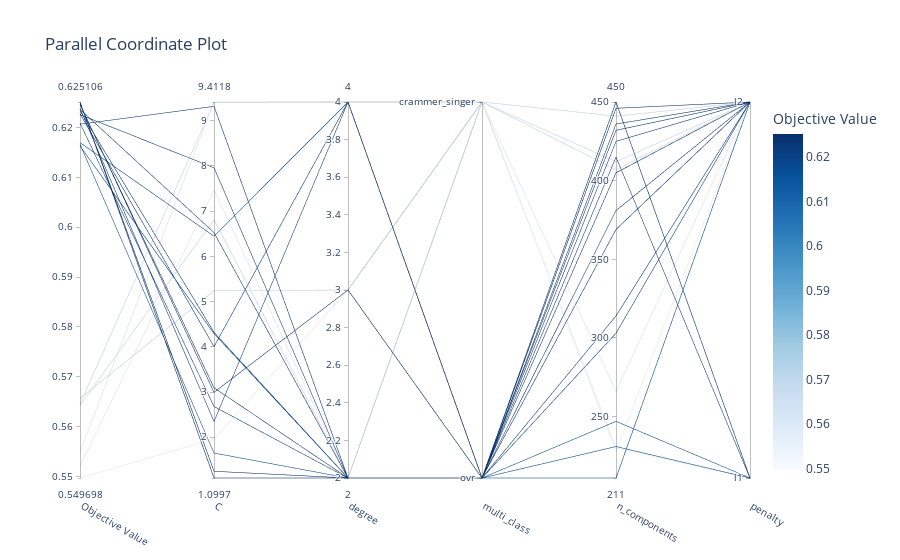

The code cell stored with this chart in its notebook:
### Markdown cell above
Influence des hyperparamètres sur la performance du modèle

### Code cell
optuna.visualization.plot_parallel_coordinate(study)

### Figure 1 — Plotly figure (JSON) as saved in the notebook; plotly's stock layout.template omitted (floating-point values rounded to 4 significant figures)
{"data": [{"dimensions": [{"label": "Objective Value", "range": [0.5497, 0.6251], "values": [0.617, 0.5521, 0.5656, 0.5497, 0.6209, 0.6206, 0.6247, 0.6238, 0.5643, 0.6166, 0.6163, 0.6246, 0.6234, 0.5645, 0.6226, 0.6236, 0.5549, 0.6228, 0.6251, 0.6251]}, {"label": "C", "range": [1.1, 9.412], "values": [6.446, 7.471, 5.237, 1.962, 2.679, 9.316, 2.992, 2.348, 6.81, 1.652, 4.291, 3.095, 4.32, 9.405, 7.958, 6.525, 9.412, 4.004, 1.1, 1.248]}, {"label": "degree", "range": [2, 4], "values": [4, 2, 3, 3, 2, 2, 3, 4, 2, 2, 2, 2, 2, 4, 2, 2, 4, 4, 2, 2]}, {"label": "multi_class", "range": [0, 1], "ticktext": ["ovr", "crammer_singer"], "tickvals": [0, 1], "values": [0, 1, 1, 1, 0, 0, 0, 0, 1, 0, 0, 0, 0, 1, 0, 0, 1, 0, 0, 0]}, {"label": "n_components", "range": [211, 450], "values": [247, 230, 441, 228, 314, 303, 425, 415, 407, 231, 211, 432, 450, 412, 369, 405, 266, 381, 446, 436]}, {"label": "penalty", "range": [0, 1], "ticktext": ["l1", "l2"], "tickvals": [0, 1], "values": [0, 0, 1, 1, 1, 1, 1, 0, 1, 0, 1, 1, 0, 1, 1, 1, 1, 1, 1, 1]}], "labelangle": 30, "labelside": "bottom", "line": {"color": [0.617, 0.5521, 0.5656, 0.5497, 0.6209, 0.6206, 0.6247, 0.6238, 0.5643, 0.6166, 0.6163, 0.6246, 0.6234, 0.5645, 0.6226, 0.6236, 0.5549, 0.6228, 0.6251, 0.6251], "colorbar": {"title": {"text": "Objective Value"}}, "colorscale": [[0, "rgb(247,251,255)"], [0.125, "rgb(222,235,247)"], [0.25, "rgb(198,219,239)"], [0.375, "rgb(158,202,225)"], [0.5, "rgb(107,174,214)"], [0.625, "rgb(66,146,198)"], [0.75, "rgb(33,113,181)"], [0.875, "rgb(8,81,156)"], [1, "rgb(8,48,107)"]], "reversescale": false, "showscale": true}, "type": "parcoords"}], "layout": {"title": {"text": "Parallel Coordinate Plot"}}}
